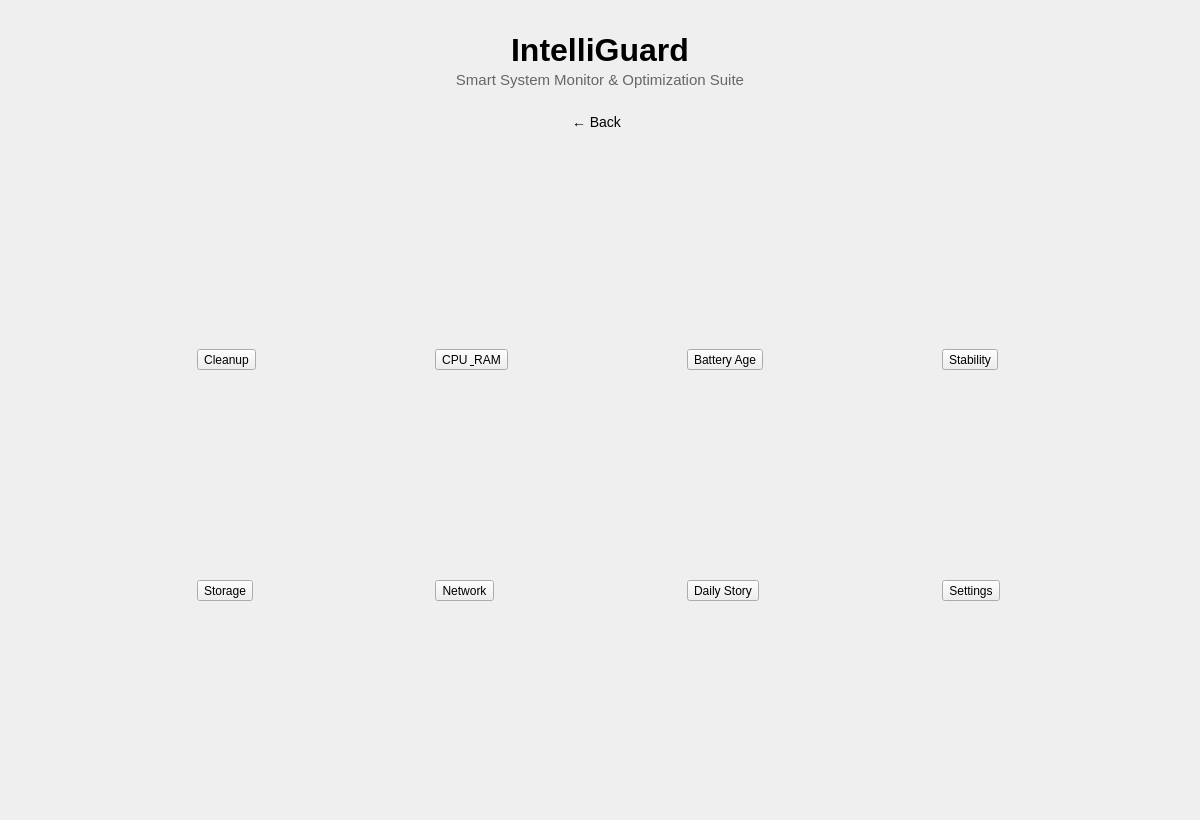
<?xml version="1.0" encoding="UTF-8"?>
<ui version="4.0">
 <class>MainWindowUI</class>

 <widget class="QMainWindow" name="MainWindowUI">
  <property name="geometry">
   <rect><x>0</x><y>0</y><width>1200</width><height>820</height></rect>
  </property>
  <property name="windowTitle">
   <string>IntelliGuard</string>
  </property>

  <widget class="QWidget" name="centralwidget">
   <layout class="QVBoxLayout" name="mainLayout">
    <property name="spacing"><number>10</number></property>
    <property name="leftMargin"><number>20</number></property>
    <property name="topMargin"><number>15</number></property>
    <property name="rightMargin"><number>20</number></property>
    <property name="bottomMargin"><number>15</number></property>

    <!-- HEADER -->
    <item>
     <widget class="QWidget" name="headerWidget">
      <layout class="QVBoxLayout" name="headerLayout">
       <property name="spacing"><number>3</number></property>

       <item>
        <widget class="QLabel" name="labelAppName">
         <property name="text"><string>IntelliGuard</string></property>
         <property name="alignment"><set>Qt::AlignCenter</set></property>
         <property name="styleSheet">
          <string>
           font-size: 32px;
           font-weight: bold;
           padding-top: 8px;
          </string>
         </property>
        </widget>
       </item>

       <item>
        <widget class="QLabel" name="labelSubtitle">
         <property name="text">
          <string>Smart System Monitor &amp; Optimization Suite</string>
         </property>
         <property name="alignment"><set>Qt::AlignCenter</set></property>
         <property name="styleSheet">
          <string>font-size: 15px; color: #666;</string>
         </property>
        </widget>
       </item>

      </layout>
     </widget>
    </item>

    <!-- NAVBAR -->
    <item>
     <widget class="QWidget" name="navBarWidget">
      <layout class="QHBoxLayout" name="navBarLayout">
       <property name="spacing"><number>10</number></property>
       <property name="leftMargin"><number>0</number></property>
       <property name="topMargin"><number>0</number></property>
       <property name="rightMargin"><number>0</number></property>
       <property name="bottomMargin"><number>0</number></property>

       <item>
        <widget class="QPushButton" name="btnBack">
         <property name="text"><string>← Back</string></property>
         <property name="minimumHeight"><number>36</number></property>
         <property name="styleSheet">
          <string>
           QPushButton {
             border-radius: 8px;
             padding: 6px 12px;
             font-size: 14px;
           }
           QPushButton:hover { background: #e5e5e5; }
          </string>
         </property>
        </widget>
       </item>

       <item>
        <spacer name="horizontalSpacer">
         <property name="orientation">
          <enum>Qt::Horizontal</enum>
         </property>
        </spacer>
       </item>
      </layout>
     </widget>
    </item>

    <!-- MAIN STACKED WIDGET -->
    <item>
     <widget class="QStackedWidget" name="stackedWidget">

      <!-- DASHBOARD -->
      <widget class="QWidget" name="pageDashboard">
       <layout class="QGridLayout" name="dashboardLayout">
        <property name="horizontalSpacing"><number>22</number></property>
        <property name="verticalSpacing"><number>22</number></property>
        <property name="leftMargin"><number>20</number></property>
        <property name="topMargin"><number>15</number></property>
        <property name="rightMargin"><number>20</number></property>
        <property name="bottomMargin"><number>15</number></property>

        <!-- Row 1 -->
        <item row="0" column="0">
         <widget class="QToolButton" name="btnCardCleanup">
          <property name="text"><string>Cleanup</string></property>
          <property name="icon"><iconset>icons/cleanup.png</iconset></property>
          <property name="iconSize"><size><width>96</width><height>96</height></size></property>
          <property name="toolButtonStyle">
           <enum>Qt::ToolButtonTextUnderIcon</enum>
          </property>
         </widget>
        </item>

        <item row="0" column="1">
         <widget class="QToolButton" name="btnCardMonitor">
          <property name="text"><string>CPU &amp; RAM</string></property>
          <property name="icon"><iconset>icons/cpu.png</iconset></property>
          <property name="iconSize"><size><width>96</width><height>96</height></size></property>
          <property name="toolButtonStyle">
           <enum>Qt::ToolButtonTextUnderIcon</enum>
          </property>
         </widget>
        </item>

        <item row="0" column="2">
         <widget class="QToolButton" name="btnCardBattery">
          <property name="text"><string>Battery Age</string></property>
          <property name="icon"><iconset>icons/battery.png</iconset></property>
          <property name="iconSize"><size><width>96</width><height>96</height></size></property>
          <property name="toolButtonStyle">
           <enum>Qt::ToolButtonTextUnderIcon</enum>
          </property>
         </widget>
        </item>

        <item row="0" column="3">
         <widget class="QToolButton" name="btnCardStability">
          <property name="text"><string>Stability</string></property>
          <property name="icon"><iconset>icons/stability.png</iconset></property>
          <property name="iconSize"><size><width>96</width><height>96</height></size></property>
          <property name="toolButtonStyle">
           <enum>Qt::ToolButtonTextUnderIcon</enum>
          </property>
         </widget>
        </item>

        <!-- Row 2 -->
        <item row="1" column="0">
         <widget class="QToolButton" name="btnCardStorage">
			<property name="text"><string>Storage</string></property>
			<property name="icon"><iconset>icons/storage.png</iconset></property>
			<property name="toolButtonStyle"><enum>Qt::ToolButtonTextUnderIcon</enum></property>
		</widget>
        </item>

        <item row="1" column="1">
         <widget class="QToolButton" name="btnCardNetwork">
			<property name="text"><string>Network</string></property>
			<property name="icon"><iconset>icons/network.png</iconset></property>
			<property name="toolButtonStyle"><enum>Qt::ToolButtonTextUnderIcon</enum></property>
			</widget>
        </item>

        <item row="1" column="2">
         <widget class="QToolButton" name="btnCardStory">
			<property name="text"><string>Daily Story</string></property>
			<property name="icon"><iconset>icons/story.png</iconset></property>
			<property name="toolButtonStyle"><enum>Qt::ToolButtonTextUnderIcon</enum></property>
			</widget>
        </item>

        <item row="1" column="3">
         <widget class="QToolButton" name="btnCardSettings">
			<property name="text"><string>Settings</string></property>
			<property name="icon"><iconset>icons/settings.png</iconset></property>
			<property name="toolButtonStyle"><enum>Qt::ToolButtonTextUnderIcon</enum></property>
			</widget>
        </item>

       </layout>
      </widget>

      <!-- MONITOR PAGE -->
      <widget class="QWidget" name="pageMonitor">
       <layout class="QVBoxLayout" name="monitorLayout">
        <property name="leftMargin"><number>8</number></property>
        <property name="topMargin"><number>8</number></property>
        <property name="rightMargin"><number>8</number></property>
        <property name="bottomMargin"><number>8</number></property>

        <item><widget class="QWidget" name="cpuCanvas"/></item>
        <item><widget class="QWidget" name="ramCanvas"/></item>

        <item>
         <widget class="QWidget" name="monitorStats">
         <layout class="QVBoxLayout" name="statsLayout">
            <item><widget class="QLabel" name="labelCpuStats" /></item>
            <item><widget class="QLabel" name="labelRamStats" /></item>
         </layout>
         </widget>
         </item>

       </layout>
      </widget>

      	<!-- CLEANUP PAGE -->
		<widget class="QWidget" name="pageCleanup">
		<layout class="QVBoxLayout" name="layoutCleanup">
		<property name="leftMargin"><number>10</number></property>
		<property name="topMargin"><number>10</number></property>
		<property name="rightMargin"><number>10</number></property>
		<property name="bottomMargin"><number>10</number></property>

		<!-- TITLE -->
		<item>
		<widget class="QLabel" name="labelCleanupTitle">
			<property name="text"><string>Downloads Cleanup Center</string></property>
			<property name="styleSheet"><string>font-size:22px; font-weight:bold;</string></property>
		</widget>
		</item>

		<!-- TABS -->
		<item>
		<widget class="QTabWidget" name="cleanupTabs">

			<!-- AUTO CLEANUP TAB -->
			<widget class="QWidget" name="tabAutoCleanup">
			<attribute name="title"><string>Auto Cleanup</string></attribute>
			<layout class="QVBoxLayout">
			<item><widget class="QLabel" name="labelAutoTitle">
				<property name="text"><string>Delete old files from Downloads</string></property>
			</widget></item>

			<item><widget class="QComboBox" name="comboCleanupDays" /></item>
			<item><widget class="QPushButton" name="btnApplyCleanup"><property name="text"><string>Apply Settings</string></property></widget></item>
			<item><widget class="QPushButton" name="btnRunCleanup"><property name="text"><string>Run Cleanup Now</string></property></widget></item>
			<item><widget class="QTextEdit" name="textCleanupReport" /></item>
			</layout>
			</widget>

			<!-- DUPLICATE CLEANUP TAB -->
			<widget class="QWidget" name="tabDuplicates">
			<attribute name="title"><string>Duplicate Files</string></attribute>

			<layout class="QVBoxLayout">

			<item>
			<widget class="QLabel" name="labelDupTitle">
				<property name="text"><string>Find and remove duplicate files</string></property>
				<property name="styleSheet"><string>font-size:16px;</string></property>
			</widget>
			</item>

			<item>
			<widget class="QPushButton" name="btnScanDuplicates">
				<property name="text"><string>Scan for Duplicates</string></property>
			</widget>
			</item>

			<item>
			<widget class="QTableWidget" name="tableDuplicates">
				<property name="columnCount"><number>4</number></property>
				<column>
				<property name="text"><string>Select</string></property>
				</column>
				<column>
				<property name="text"><string>Filename</string></property>
				</column>
				<column>
				<property name="text"><string>Size</string></property>
				</column>
				<column>
				<property name="text"><string>Modified</string></property>
				</column>
			</widget>
			</item>

			<item>
			<widget class="QPushButton" name="btnDeleteDuplicates">
				<property name="text"><string>Delete Selected Files</string></property>
			</widget>
			</item>

			</layout>
			</widget>

		</widget>
		</item>

		</layout>
		</widget>


      <!-- STORAGE -->
      <widget class="QWidget" name="pageStorage">
       <layout class="QVBoxLayout">
        <item><widget class="QWidget" name="diskCanvas"/></item>
       </layout>
      </widget>

      <!-- NETWORK PAGE -->
      <widget class="QWidget" name="pageNetwork">
      <layout class="QVBoxLayout" name="networkLayout">

      <!-- Section Title -->
      <item>
         <widget class="QLabel" name="labelNetworkTitle">
         <property name="text"><string>Network Activity</string></property>
         <property name="alignment"><set>Qt::AlignCenter</set></property>
         <property name="styleSheet">
         <string>
            font-size: 22px;
            font-weight: bold;
            margin-bottom: 10px;
         </string>
         </property>
         </widget>
      </item>

      <!-- Live Speed Info -->
      <item>
         <widget class="QWidget" name="networkInfoBox">
         <layout class="QGridLayout">

         <item row="0" column="0">
            <widget class="QLabel" name="labelCurrentDown">
            <property name="text"><string>↓ 0 KB/s</string></property>
            <property name="styleSheet"><string>font-size:16px;</string></property>
            </widget>
         </item>

         <item row="0" column="1">
            <widget class="QLabel" name="labelCurrentUp">
            <property name="text"><string>↑ 0 KB/s</string></property>
            <property name="styleSheet"><string>font-size:16px;</string></property>
            </widget>
         </item>

         <item row="1" column="0">
            <widget class="QLabel" name="labelPeakDown">
            <property name="text"><string>Peak Download: -</string></property>
            <property name="styleSheet"><string>font-size:14px; color:#555;</string></property>
            </widget>
         </item>

         <item row="1" column="1">
            <widget class="QLabel" name="labelPeakUp">
            <property name="text"><string>Peak Upload: -</string></property>
            <property name="styleSheet"><string>font-size:14px; color:#555;</string></property>
            </widget>
         </item>

         <item row="2" column="0" colspan="2">
            <widget class="QLabel" name="labelAdapter">
            <property name="text"><string>Adapter: -</string></property>
            <property name="styleSheet"><string>font-size:14px;</string></property>
            </widget>
         </item>

         </layout>
         </widget>
      </item>

      <!-- Network Graph Canvas -->
      <item>
         <widget class="QWidget" name="networkCanvas" />
      </item>

      </layout>
      </widget>


     </widget>
    </item>

   </layout>
  </widget>

 </widget>
</ui>
